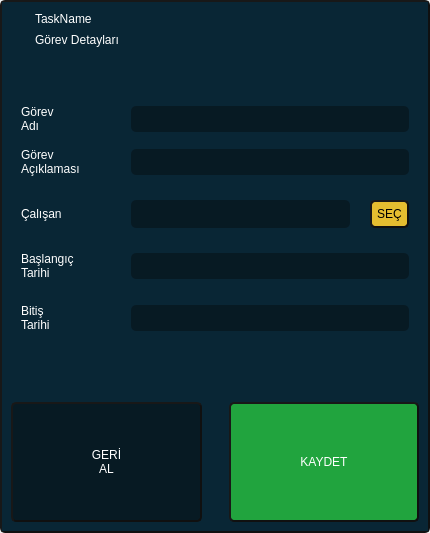
<?xml version="1.0" encoding="UTF-8"?>
<ui version="4.0">
 <class>TaskEdit</class>
 <widget class="QWidget" name="TaskEdit">
  <property name="geometry">
   <rect>
    <x>0</x>
    <y>0</y>
    <width>430</width>
    <height>533</height>
   </rect>
  </property>
  <property name="windowTitle">
   <string>Form</string>
  </property>
  <property name="styleSheet">
   <string notr="true">*{
color: rgb(255, 255, 255);
border : none;
}</string>
  </property>
  <layout class="QHBoxLayout" name="horizontalLayout">
   <property name="spacing">
    <number>0</number>
   </property>
   <property name="leftMargin">
    <number>0</number>
   </property>
   <property name="topMargin">
    <number>0</number>
   </property>
   <property name="rightMargin">
    <number>0</number>
   </property>
   <property name="bottomMargin">
    <number>0</number>
   </property>
   <item>
    <widget class="QFrame" name="color_corner_frame">
     <property name="styleSheet">
      <string notr="true">QFrame#color_corner_frame{
background-color: rgb(9, 38, 53);
border-radius:5px;
font: 600 10pt &quot;Montserrat&quot;;
border : 2px outset rgb(16, 16, 16);
}</string>
     </property>
     <property name="frameShape">
      <enum>QFrame::StyledPanel</enum>
     </property>
     <property name="frameShadow">
      <enum>QFrame::Raised</enum>
     </property>
     <layout class="QVBoxLayout" name="verticalLayout_46">
      <property name="spacing">
       <number>6</number>
      </property>
      <property name="leftMargin">
       <number>0</number>
      </property>
      <property name="topMargin">
       <number>0</number>
      </property>
      <property name="rightMargin">
       <number>0</number>
      </property>
      <property name="bottomMargin">
       <number>0</number>
      </property>
      <item>
       <widget class="QFrame" name="task_detail_header_frame">
        <property name="sizePolicy">
         <sizepolicy hsizetype="Preferred" vsizetype="Maximum">
          <horstretch>0</horstretch>
          <verstretch>0</verstretch>
         </sizepolicy>
        </property>
        <property name="styleSheet">
         <string notr="true">*{
background-color: rgb(9, 38, 53);
}</string>
        </property>
        <property name="frameShape">
         <enum>QFrame::StyledPanel</enum>
        </property>
        <property name="frameShadow">
         <enum>QFrame::Raised</enum>
        </property>
        <layout class="QHBoxLayout" name="horizontalLayout_71">
         <property name="spacing">
          <number>15</number>
         </property>
         <item>
          <widget class="QLabel" name="label_51">
           <property name="minimumSize">
            <size>
             <width>9</width>
             <height>36</height>
            </size>
           </property>
           <property name="maximumSize">
            <size>
             <width>9</width>
             <height>36</height>
            </size>
           </property>
           <property name="text">
            <string/>
           </property>
           <property name="pixmap">
            <pixmap resource="../assets/image.qrc">:/icons/icons/yellow_set_big.png</pixmap>
           </property>
          </widget>
         </item>
         <item>
          <widget class="QFrame" name="frame_39">
           <property name="frameShape">
            <enum>QFrame::StyledPanel</enum>
           </property>
           <property name="frameShadow">
            <enum>QFrame::Raised</enum>
           </property>
           <layout class="QVBoxLayout" name="verticalLayout_47">
            <property name="leftMargin">
             <number>0</number>
            </property>
            <property name="topMargin">
             <number>0</number>
            </property>
            <property name="rightMargin">
             <number>0</number>
            </property>
            <property name="bottomMargin">
             <number>0</number>
            </property>
            <item>
             <widget class="QLabel" name="taskdt_name_label">
              <property name="styleSheet">
               <string notr="true">font: 805 11pt &quot;Montserrat&quot;;</string>
              </property>
              <property name="text">
               <string>TaskName</string>
              </property>
             </widget>
            </item>
            <item>
             <widget class="QLabel" name="label_52">
              <property name="text">
               <string>Görev Detayları</string>
              </property>
             </widget>
            </item>
           </layout>
          </widget>
         </item>
         <item>
          <widget class="QPushButton" name="taskdt_exit_btn">
           <property name="sizePolicy">
            <sizepolicy hsizetype="Maximum" vsizetype="Fixed">
             <horstretch>0</horstretch>
             <verstretch>0</verstretch>
            </sizepolicy>
           </property>
           <property name="text">
            <string/>
           </property>
           <property name="icon">
            <iconset resource="../assets/image.qrc">
             <normaloff>:/icons/icons/exit_btn.png</normaloff>:/icons/icons/exit_btn.png</iconset>
           </property>
           <property name="iconSize">
            <size>
             <width>40</width>
             <height>40</height>
            </size>
           </property>
          </widget>
         </item>
        </layout>
       </widget>
      </item>
      <item>
       <widget class="QStackedWidget" name="task_edit_pageView">
        <property name="styleSheet">
         <string notr="true">*{
background-color: rgb(9, 38, 53);
}</string>
        </property>
        <property name="currentIndex">
         <number>0</number>
        </property>
        <widget class="QWidget" name="edit_page">
         <layout class="QVBoxLayout" name="verticalLayout_2">
          <property name="spacing">
           <number>0</number>
          </property>
          <property name="leftMargin">
           <number>0</number>
          </property>
          <property name="topMargin">
           <number>0</number>
          </property>
          <property name="rightMargin">
           <number>0</number>
          </property>
          <property name="bottomMargin">
           <number>0</number>
          </property>
          <item>
           <widget class="QFrame" name="task_detail_body_frame">
            <property name="sizePolicy">
             <sizepolicy hsizetype="Preferred" vsizetype="Maximum">
              <horstretch>0</horstretch>
              <verstretch>0</verstretch>
             </sizepolicy>
            </property>
            <property name="styleSheet">
             <string notr="true">*{
background-color: rgb(9, 38, 53);
}
QLineEdit{
background-color: rgb(7, 26, 35);
border-radius : 5px;
padding:5px;
color : rgb(255, 255, 255);
}</string>
            </property>
            <property name="frameShape">
             <enum>QFrame::StyledPanel</enum>
            </property>
            <property name="frameShadow">
             <enum>QFrame::Raised</enum>
            </property>
            <layout class="QVBoxLayout" name="verticalLayout">
             <property name="spacing">
              <number>6</number>
             </property>
             <property name="leftMargin">
              <number>10</number>
             </property>
             <property name="topMargin">
              <number>0</number>
             </property>
             <property name="rightMargin">
              <number>10</number>
             </property>
             <property name="bottomMargin">
              <number>0</number>
             </property>
             <item>
              <widget class="QFrame" name="frame_44">
               <property name="frameShape">
                <enum>QFrame::StyledPanel</enum>
               </property>
               <property name="frameShadow">
                <enum>QFrame::Raised</enum>
               </property>
               <layout class="QHBoxLayout" name="horizontalLayout_77">
                <property name="spacing">
                 <number>20</number>
                </property>
                <property name="bottomMargin">
                 <number>0</number>
                </property>
                <item>
                 <widget class="QLabel" name="label_57">
                  <property name="sizePolicy">
                   <sizepolicy hsizetype="Maximum" vsizetype="Maximum">
                    <horstretch>0</horstretch>
                    <verstretch>0</verstretch>
                   </sizepolicy>
                  </property>
                  <property name="minimumSize">
                   <size>
                    <width>90</width>
                    <height>0</height>
                   </size>
                  </property>
                  <property name="styleSheet">
                   <string notr="true">*{
font: 600 10pt &quot;Montserrat&quot;;
}
</string>
                  </property>
                  <property name="text">
                   <string>Görev
Adı</string>
                  </property>
                 </widget>
                </item>
                <item>
                 <widget class="QLineEdit" name="task_edit_name_lineedit"/>
                </item>
               </layout>
              </widget>
             </item>
             <item>
              <widget class="QFrame" name="frame_40">
               <property name="frameShape">
                <enum>QFrame::StyledPanel</enum>
               </property>
               <property name="frameShadow">
                <enum>QFrame::Raised</enum>
               </property>
               <layout class="QHBoxLayout" name="horizontalLayout_72">
                <property name="spacing">
                 <number>20</number>
                </property>
                <item>
                 <widget class="QLabel" name="label_53">
                  <property name="sizePolicy">
                   <sizepolicy hsizetype="Maximum" vsizetype="Maximum">
                    <horstretch>0</horstretch>
                    <verstretch>0</verstretch>
                   </sizepolicy>
                  </property>
                  <property name="minimumSize">
                   <size>
                    <width>90</width>
                    <height>0</height>
                   </size>
                  </property>
                  <property name="styleSheet">
                   <string notr="true">*{
font: 600 10pt &quot;Montserrat&quot;;
}
</string>
                  </property>
                  <property name="text">
                   <string>Görev
Açıklaması</string>
                  </property>
                 </widget>
                </item>
                <item>
                 <widget class="QLineEdit" name="task_edit_desc_lineedit"/>
                </item>
               </layout>
              </widget>
             </item>
             <item>
              <widget class="QFrame" name="frame_41">
               <property name="frameShape">
                <enum>QFrame::StyledPanel</enum>
               </property>
               <property name="frameShadow">
                <enum>QFrame::Raised</enum>
               </property>
               <layout class="QHBoxLayout" name="horizontalLayout_73">
                <property name="spacing">
                 <number>20</number>
                </property>
                <property name="leftMargin">
                 <number>9</number>
                </property>
                <property name="topMargin">
                 <number>9</number>
                </property>
                <property name="rightMargin">
                 <number>9</number>
                </property>
                <property name="bottomMargin">
                 <number>9</number>
                </property>
                <item>
                 <widget class="QLabel" name="label_54">
                  <property name="sizePolicy">
                   <sizepolicy hsizetype="Maximum" vsizetype="Maximum">
                    <horstretch>0</horstretch>
                    <verstretch>0</verstretch>
                   </sizepolicy>
                  </property>
                  <property name="minimumSize">
                   <size>
                    <width>90</width>
                    <height>0</height>
                   </size>
                  </property>
                  <property name="styleSheet">
                   <string notr="true">*{
font: 600 10pt &quot;Montserrat&quot;;
}
</string>
                  </property>
                  <property name="text">
                   <string>Çalışan</string>
                  </property>
                 </widget>
                </item>
                <item>
                 <widget class="QLabel" name="task_edit_emp_name_label">
                  <property name="styleSheet">
                   <string notr="true">*{
background-color: rgb(9, 38, 53);
}
QLabel{
background-color: rgb(7, 26, 35);
border-radius : 5px;
padding:5px;
color : rgb(255, 255, 255);
}</string>
                  </property>
                  <property name="text">
                   <string/>
                  </property>
                 </widget>
                </item>
                <item>
                 <widget class="QPushButton" name="task_edit_emp_select_btn">
                  <property name="sizePolicy">
                   <sizepolicy hsizetype="Maximum" vsizetype="Fixed">
                    <horstretch>0</horstretch>
                    <verstretch>0</verstretch>
                   </sizepolicy>
                  </property>
                  <property name="styleSheet">
                   <string notr="true">*{
background-color: rgb(229, 189, 48);
color : rgb(0, 0, 0);
border-radius:5px;
padding :5px;
border : 2px outset rgb(16, 16, 16);
}
:hover{
background-color: rgb(185, 151, 38);
color: rgb(255, 255, 255);
}</string>
                  </property>
                  <property name="text">
                   <string>SEÇ</string>
                  </property>
                  <property name="icon">
                   <iconset resource="../assets/image.qrc">
                    <normaloff>:/icons/icons/paperclip.svg</normaloff>:/icons/icons/paperclip.svg</iconset>
                  </property>
                 </widget>
                </item>
               </layout>
              </widget>
             </item>
             <item>
              <widget class="QFrame" name="frame_42">
               <property name="frameShape">
                <enum>QFrame::StyledPanel</enum>
               </property>
               <property name="frameShadow">
                <enum>QFrame::Raised</enum>
               </property>
               <layout class="QHBoxLayout" name="horizontalLayout_74">
                <property name="spacing">
                 <number>20</number>
                </property>
                <item>
                 <widget class="QLabel" name="label_55">
                  <property name="sizePolicy">
                   <sizepolicy hsizetype="Maximum" vsizetype="Maximum">
                    <horstretch>0</horstretch>
                    <verstretch>0</verstretch>
                   </sizepolicy>
                  </property>
                  <property name="minimumSize">
                   <size>
                    <width>90</width>
                    <height>0</height>
                   </size>
                  </property>
                  <property name="styleSheet">
                   <string notr="true">*{
font: 600 10pt &quot;Montserrat&quot;;
}
</string>
                  </property>
                  <property name="text">
                   <string>Başlangıç
Tarihi</string>
                  </property>
                 </widget>
                </item>
                <item>
                 <widget class="QLineEdit" name="task_edit_start_date_lineedit"/>
                </item>
               </layout>
              </widget>
             </item>
             <item>
              <widget class="QFrame" name="frame_43">
               <property name="frameShape">
                <enum>QFrame::StyledPanel</enum>
               </property>
               <property name="frameShadow">
                <enum>QFrame::Raised</enum>
               </property>
               <layout class="QHBoxLayout" name="horizontalLayout_75">
                <property name="spacing">
                 <number>20</number>
                </property>
                <property name="bottomMargin">
                 <number>0</number>
                </property>
                <item>
                 <widget class="QLabel" name="label_56">
                  <property name="sizePolicy">
                   <sizepolicy hsizetype="Maximum" vsizetype="Maximum">
                    <horstretch>0</horstretch>
                    <verstretch>0</verstretch>
                   </sizepolicy>
                  </property>
                  <property name="minimumSize">
                   <size>
                    <width>90</width>
                    <height>0</height>
                   </size>
                  </property>
                  <property name="styleSheet">
                   <string notr="true">*{
font: 600 10pt &quot;Montserrat&quot;;
}
</string>
                  </property>
                  <property name="text">
                   <string>Bitiş
Tarihi</string>
                  </property>
                 </widget>
                </item>
                <item>
                 <widget class="QLineEdit" name="task_edit_end_date_lineedit"/>
                </item>
               </layout>
              </widget>
             </item>
            </layout>
           </widget>
          </item>
         </layout>
        </widget>
        <widget class="QWidget" name="emp_list_page">
         <layout class="QVBoxLayout" name="verticalLayout_3">
          <property name="spacing">
           <number>10</number>
          </property>
          <property name="leftMargin">
           <number>0</number>
          </property>
          <property name="topMargin">
           <number>0</number>
          </property>
          <property name="rightMargin">
           <number>0</number>
          </property>
          <property name="bottomMargin">
           <number>0</number>
          </property>
          <item>
           <widget class="QLabel" name="label">
            <property name="sizePolicy">
             <sizepolicy hsizetype="Preferred" vsizetype="Maximum">
              <horstretch>0</horstretch>
              <verstretch>0</verstretch>
             </sizepolicy>
            </property>
            <property name="styleSheet">
             <string notr="true">*{
font: 10pt &quot;Montserrat&quot;;
}</string>
            </property>
            <property name="text">
             <string>ÇALIŞANLAR LİSTESİ</string>
            </property>
            <property name="alignment">
             <set>Qt::AlignCenter</set>
            </property>
           </widget>
          </item>
          <item>
           <widget class="QScrollArea" name="emp_list_window_scrolArea">
            <property name="sizePolicy">
             <sizepolicy hsizetype="Expanding" vsizetype="Expanding">
              <horstretch>0</horstretch>
              <verstretch>0</verstretch>
             </sizepolicy>
            </property>
            <property name="styleSheet">
             <string notr="true"/>
            </property>
            <property name="verticalScrollBarPolicy">
             <enum>Qt::ScrollBarAlwaysOff</enum>
            </property>
            <property name="horizontalScrollBarPolicy">
             <enum>Qt::ScrollBarAlwaysOff</enum>
            </property>
            <property name="widgetResizable">
             <bool>true</bool>
            </property>
            <property name="alignment">
             <set>Qt::AlignHCenter|Qt::AlignTop</set>
            </property>
            <widget class="QWidget" name="emp_list_scroll_frame">
             <property name="geometry">
              <rect>
               <x>0</x>
               <y>0</y>
               <width>426</width>
               <height>18</height>
              </rect>
             </property>
             <property name="sizePolicy">
              <sizepolicy hsizetype="Preferred" vsizetype="Maximum">
               <horstretch>0</horstretch>
               <verstretch>0</verstretch>
              </sizepolicy>
             </property>
             <layout class="QVBoxLayout" name="emp_list_scroll_frame_layout"/>
            </widget>
           </widget>
          </item>
         </layout>
        </widget>
       </widget>
      </item>
      <item alignment="Qt::AlignHCenter">
       <widget class="QLabel" name="working_edit_status_label">
        <property name="styleSheet">
         <string notr="true">*{
background-color: none;
	font: 600 9pt &quot;Montserrat&quot;;
	color: rgb(193, 0, 0);
}</string>
        </property>
        <property name="text">
         <string/>
        </property>
       </widget>
      </item>
      <item alignment="Qt::AlignBottom">
       <widget class="QFrame" name="task_detail_footer_frame">
        <property name="sizePolicy">
         <sizepolicy hsizetype="Preferred" vsizetype="Preferred">
          <horstretch>0</horstretch>
          <verstretch>0</verstretch>
         </sizepolicy>
        </property>
        <property name="styleSheet">
         <string notr="true">*{
background-color: rgb(9, 38, 53);
}</string>
        </property>
        <property name="frameShape">
         <enum>QFrame::StyledPanel</enum>
        </property>
        <property name="frameShadow">
         <enum>QFrame::Raised</enum>
        </property>
        <layout class="QHBoxLayout" name="horizontalLayout_76">
         <property name="spacing">
          <number>27</number>
         </property>
         <item>
          <widget class="QPushButton" name="taskdt_back_btn">
           <property name="sizePolicy">
            <sizepolicy hsizetype="Preferred" vsizetype="Fixed">
             <horstretch>0</horstretch>
             <verstretch>0</verstretch>
            </sizepolicy>
           </property>
           <property name="minimumSize">
            <size>
             <width>0</width>
             <height>120</height>
            </size>
           </property>
           <property name="maximumSize">
            <size>
             <width>1677777</width>
             <height>16777215</height>
            </size>
           </property>
           <property name="styleSheet">
            <string notr="true">*{
padding : 5px;
border-radius:5px;
background-color:rgb(7, 26, 35);
font: 600 10pt &quot;Montserrat&quot;;
border : 2px outset rgb(16, 16, 16);
}

:hover{
background-color: rgb(18, 69, 93);
}
</string>
           </property>
           <property name="text">
            <string>GERİ
AL</string>
           </property>
          </widget>
         </item>
         <item>
          <widget class="QPushButton" name="taskdt_done_btn">
           <property name="minimumSize">
            <size>
             <width>0</width>
             <height>120</height>
            </size>
           </property>
           <property name="styleSheet">
            <string notr="true">*{
padding : 5px;
border-radius:5px;
background-color: rgb(33, 164, 62);
font: 600 10pt &quot;Montserrat&quot;;
border : 2px outset rgb(16, 16, 16);
}
:hover{
background-color: rgb(21, 107, 40);
}
</string>
           </property>
           <property name="text">
            <string>KAYDET</string>
           </property>
           <property name="icon">
            <iconset resource="../assets/image.qrc">
             <normaloff>:/icons/icons/tick.png</normaloff>:/icons/icons/tick.png</iconset>
           </property>
           <property name="iconSize">
            <size>
             <width>20</width>
             <height>20</height>
            </size>
           </property>
           <property name="autoRepeat">
            <bool>false</bool>
           </property>
           <property name="default">
            <bool>false</bool>
           </property>
           <property name="flat">
            <bool>false</bool>
           </property>
          </widget>
         </item>
        </layout>
       </widget>
      </item>
     </layout>
    </widget>
   </item>
  </layout>
 </widget>
 <resources>
  <include location="../assets/image.qrc"/>
 </resources>
 <connections/>
</ui>
